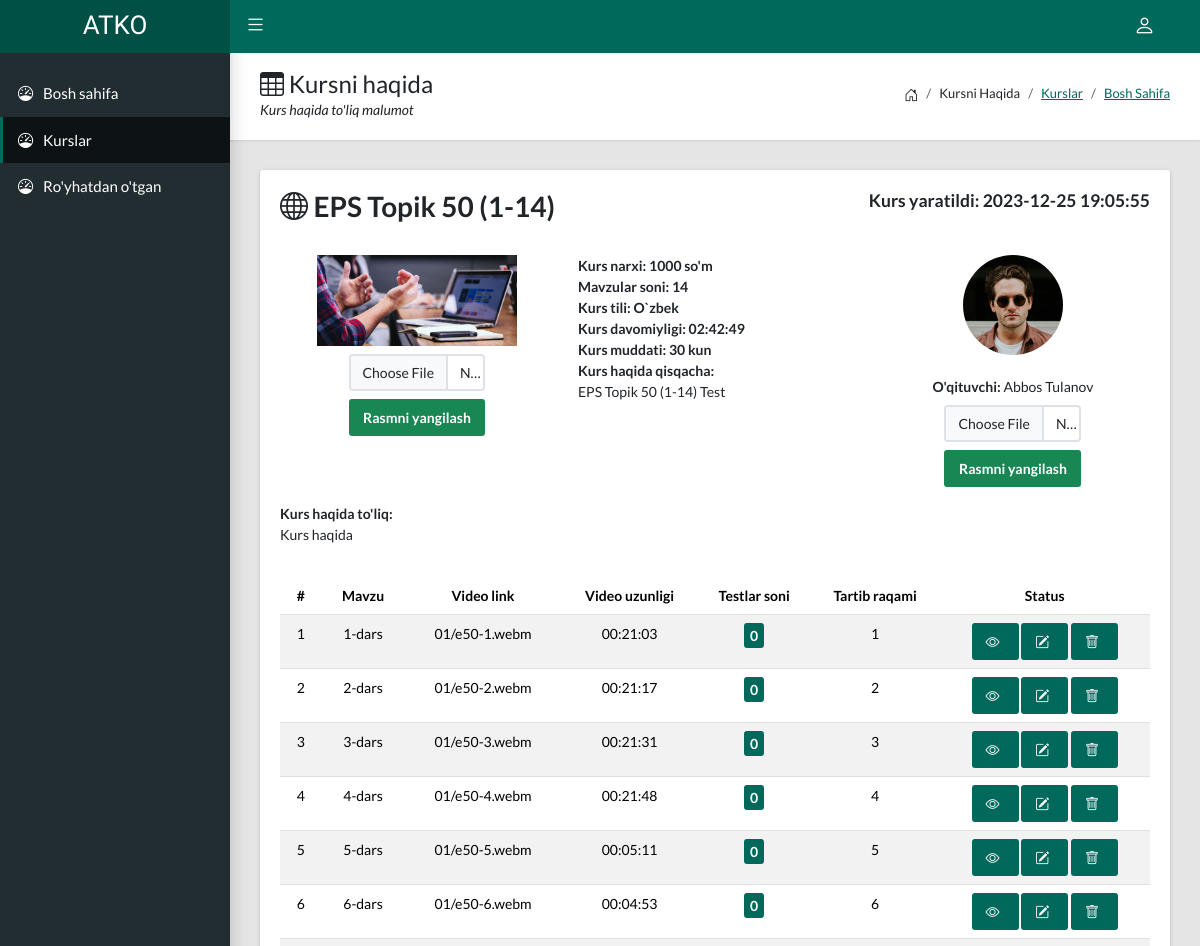
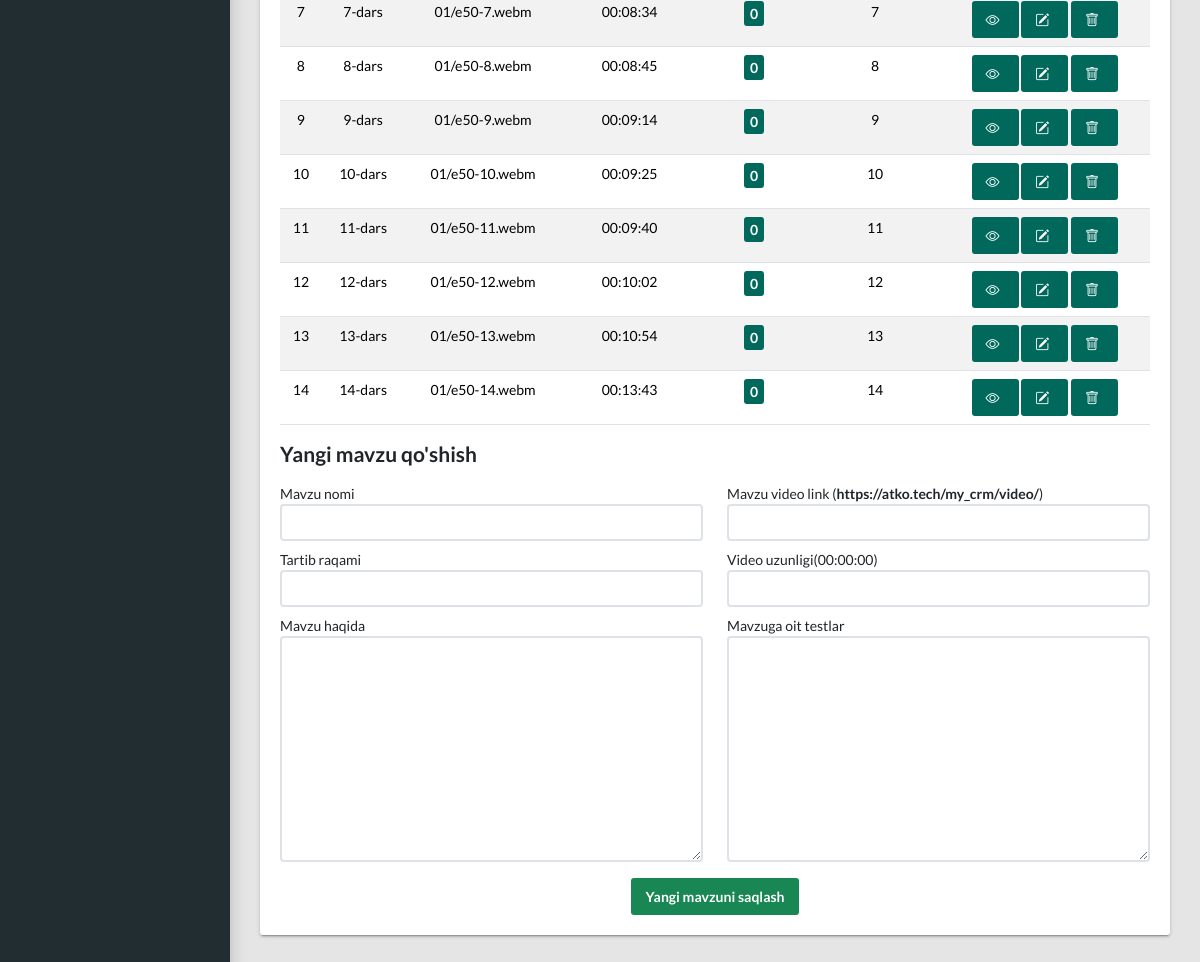
Page /admin/cours_eye.php?CoursID=1703531155 (signed in) on the committed database (2 pictures, top to bottom).
### tables this page shows
CREATE TABLE `cours` (
  `id` int(11) NOT NULL,
  `CoursID` varchar(20) NOT NULL,
  `CoursName` varchar(70) NOT NULL,
  `CoursText` varchar(70) NOT NULL,
  `CoursAbout` longtext NOT NULL,
  `CoursPrice` varchar(20) NOT NULL,
  `CoursImage` varchar(120) NOT NULL,
  `CoursMavzu` int(3) NOT NULL,
  `CoursTil` varchar(11) NOT NULL,
  `CoursDavomiy` varchar(8) NOT NULL,
  `CoursTecher` varchar(70) NOT NULL,
  `TecherImage` varchar(120) NOT NULL,
  `Muddat` int(100) NOT NULL,
  `Data` timestamp NOT NULL DEFAULT current_timestamp()
);

CREATE TABLE `coues_mavzu` (
  `id` int(11) NOT NULL,
  `CoursID` varchar(25) NOT NULL,
  `MavzuID` varchar(25) NOT NULL,
  `MavzuName` varchar(70) NOT NULL,
  `MavzuAbout` longtext NOT NULL,
  `MavzuLugat` longtext NOT NULL,
  `Video` varchar(150) NOT NULL,
  `VideoLine` varchar(9) NOT NULL,
  `MavzuNumber` int(3) NOT NULL,
  `Name1` varchar(100) NOT NULL,
  `Name2` varchar(100) NOT NULL,
  `Data` timestamp NOT NULL DEFAULT current_timestamp()
);

### admin/cours_eye.php (the view, shortened to what this page needs)
<!DOCTYPE html>
<?php
  include("../config/confige.php");
  $sql = "SELECT * FROM `cours` WHERE `CoursID`='".$_GET['CoursID']."'";
  $res = $conn->query($sql);
  $row = $res->fetch();
?>
<html lang="en">
  <head>
    <link rel="stylesheet" type="text/css" href="css/main.css">
    <link rel="stylesheet" type="text/css" href="https://cdn.jsdelivr.net/npm/bootstrap-icons@1.10.5/font/bootstrap-icons.css">
  </head>
  <body class="app sidebar-mini">
    <header class="app-header"><a class="app-header__logo" href="index.php">ATKO</a>
        <a class="app-sidebar__toggle" href="#" data-toggle="sidebar" aria-label="Hide Sidebar"></a>
        <ul class="app-nav">
          <li class="dropdown"><a class="app-nav__item" href="#" data-bs-toggle="dropdown" aria-label="Open Profile Menu"><i class="bi bi-person fs-4"></i></a>
          </li>
        </ul>
    </header>
    <aside class="app-sidebar">
        <ul class="app-menu">
          <li>
            <a class="app-menu__item" href="index.php">
              <i class="app-menu__icon bi bi-speedometer"></i><span class="app-menu__label">Bosh sahifa</span>
            </a>
          </li>
          <li>
            <a class="app-menu__item active" href="cours.php">
              <i class="app-menu__icon bi bi-speedometer"></i><span class="app-menu__label">Kurslar</span>
            </a>
          </li>
          <li>
            <a class="app-menu__item" href="users.php">
              <i class="app-menu__icon bi bi-speedometer"></i><span class="app-menu__label">Ro'yhatdan o'tgan</span>
            </a>
          </li>
        </ul>
    </aside>
    <main class="app-content">
        <div class="app-title">
            <div>
                <h1><i class="bi bi-table"></i> Kursni haqida</h1>
                <p>Kurs haqida to'liq malumot</p>
            </div>
                <ul class="app-breadcrumb breadcrumb side">
                <li class="breadcrumb-item"><i class="bi bi-house-door fs-6"></i></li>
                <li class="breadcrumb-item">Kursni haqida</li>
                <li class="breadcrumb-item "><a href="cours.php">Kurslar</a></li>
                <li class="breadcrumb-item active"><a href="index.php">Bosh sahifa</a></li>
            </ul>
        </div>
        <div class="row">
            <div class="col-md-12">
                <div class="tile">
                    <section class="invoice">
                        <div class="row mb-4">
                            <div class="col-6">
                                <h2 class="page-header"><i class="bi bi-globe"></i> <?php echo $row['CoursName']; ?></h2>
                            </div>
                            <div class="col-6">
                                <h5 class="text-end">Kurs yaratildi: <?php echo $row['Data']; ?></h5>
                            </div>
                        </div>
                        <div class="row invoice-info">
                            <div class="col-lg-4 text-center">
                                <img src="../img/kurs/<?php echo $row['CoursImage']; ?>" style="width:200px">
                                <form action="./connect/cours/cours_image_edet.php?CoursID=<?php echo $_GET['CoursID']; ?>" method="POST" enctype="multipart/form-data">
                                    <input type="file" name="CoursImage" class="form-control w-50 my-2" style="margin: 0 auto;" required>
                                    <button class="btn btn-success w-50" name="EditImageCours">Rasmni yangilash</button>
                                </form>
                            </div>
                            <div class="col-lg-4">
                                <address>
                                    <strong>Kurs narxi: </strong> <b><?php echo $row['CoursPrice']; ?> so'm</b><br>
                                    <strong>Mavzular soni: </strong> <b><?php echo $row['CoursMavzu']; ?></b><br>
                                    <strong>Kurs tili: </strong> <b><?php echo $row['CoursTil']; ?></b><br>
                                    <strong>Kurs davomiyligi: </strong> <b><?php echo $row['CoursDavomiy']; ?></b><br>
                                    <strong>Kurs muddati: </strong> <b><?php echo $row['Muddat']; ?> kun</b><br>
                                    <strong>Kurs haqida qisqacha: </strong> <br>
                                    <p><?php echo $row['CoursText']; ?></p>
                                </address>
                            </div>
                            <div class="col-lg-4 text-center">
                                <b><img src="../img/techer/<?php echo $row['TecherImage']; ?>" style="width:100px;height:100px;border-radius: 50%;"></b><br><br>
                                <b>O'qituvchi: </b><?php echo $row['CoursTecher']; ?><br>
                                <form action="./connect/cours/cours_tech_img_edit.php?CoursID=<?php echo $_GET['CoursID']; ?>" method="post"  enctype="multipart/form-data">
                                    <input type="file" name="CoursImage2" class="form-control w-50 my-2" style="margin: 0 auto;" required>
                                    <button class="btn btn-success w-50" name="EditImageTech">Rasmni yangilash</button>
                                </form>
                            </div>
                        </div>
                        <div class="row">
                            <div class="col-12 my-3">
                                <strong>Kurs haqida to'liq: </strong><br>
                                <p><?php echo $row['CoursAbout']; ?></p>
                            </div>
                            <div class="col-12 table-responsive">
                                <table class="table table-striped text-center">
                                    <thead>
                                        <tr>
                                            <th>#</th>
                                            <th>Mavzu</th>
                                            <th>Video link</th>
                                            <th>Video uzunligi</th>
                                            <th>Testlar soni</th>
                                            <th>Tartib raqami</th>
                                            <th>Status</th>
                                        </tr>
                                    </thead>
                                    <tbody>
                                        <?php
                                            $sql1 = "SELECT * FROM `coues_mavzu` WHERE `CoursID`='".$_GET['CoursID']."' ORDER BY `MavzuNumber` ASC";
                                            $res1 = $conn->query($sql1);
                                            $i = 1;
                                            while ($row1 = $res1->fetch()) {
                                        ?>
                                        <tr>
                                            <td><?php echo $i; ?></td>
                                            <td><?php echo $row1['MavzuName']; ?></td>
                                            <td><?php echo $row1['Video']; ?></td>
                                            <td><?php echo $row1['VideoLine']; ?></td>
                                            <?php
                                                $t = 0;
                                            ?>
                                            <td><a class="btn btn-primary p-0 px-1"><?php echo $t; ?></a></td>
                                            <td><?php echo $row1['MavzuNumber']; ?></td>
                                            <td class="text-center">
                                                <a class="btn btn-primary" href="cours_mavzu_eye.php?CoursID=<?php echo $_GET['CoursID']; ?>&MavzuID=<?php echo $row1['MavzuID']; ?>"><i class="bi bi-eye"></i></a>
                                                <a class="btn btn-primary" href="cours_mavzu_edit.php?CoursID=<?php echo $_GET['CoursID']; ?>&MavzuID=<?php echo $row1['MavzuID']; ?>"><i class="bi bi-pencil-square"></i></a>
                                                <a class="btn btn-primary" href="./connect/cours/cours_mavzu_del.php?CoursID=<?php echo $_GET['CoursID']; ?>&MavzuID=<?php echo $row1['MavzuID']; ?>"><i class="bi bi-trash"></i></a>
                                            </td>
                                        </tr>
                                        <?php $i++; } ?>
                                    </tbody>
                                </table>
                            </div>
                        </div>
                        <form action="./connect/cours/cours_mavzu_plus.php?CoursID=<?php echo $_GET['CoursID']; ?>" method="POST">
                            <div class="row">
                                <div class="col-lg-12">
                                    <h4>Yangi mavzu qo'shish</h4>
                                </div>
                                <div class="col-lg-6">
                                    <label class="mt-2">Mavzu nomi</label>
                                    <input type="text" name="Mavzu" class="form-control" required>
                                    <label class="mt-2">Tartib raqami</label>
                                    <input type="number" name="MavzuNumber" class="form-control" required>
                                    <label class="mt-2">Mavzu haqida</label>
                                    <textarea cols="30" name="MavzuAbout" rows="10" class="form-control"></textarea>
                                </div>
                                <div class="col-lg-6">
                                    <label class="mt-2">Mavzu video link (<b>https://atko.tech/my_crm/video/</b>)</label>
                                    <input type="text" name="VideoLink" class="form-control" required>
                                    <label class="mt-2">Video uzunligi(00:00:00)</label>
                                    <input type="text" name="VideoLine" class="form-control" required>
                                    <label class="mt-2">Mavzuga oit testlar</label>
                                    <textarea cols="30" name="MavzuTest" rows="10" class="form-control"></textarea>
                                </div>
                                <div class="col-12 text-center">
                                    <button class="btn btn-success mt-3" name="MavzuPlus">Yangi mavzuni saqlash</button>
                                </div>
                            </div>
                        </form>
                    </section>
                </div>
            </div>
        </div>
    </main>
    <link rel="stylesheet" href="https://cdn.datatables.net/v/bs5/dt-1.13.4/datatables.min.css">
  </body>
</html>

### rows in the picture
cours: CoursName "EPS Topik 50 (1-14)", Data "2023-12-25 19:05:55", CoursImage (picture), CoursPrice "1000", CoursMavzu "14", CoursTil "O`zbek", CoursDavomiy "02:42:49", Muddat "30", CoursText "EPS Topik 50 (1-14) Test", TecherImage (picture), CoursTecher "Abbos Tulanov", CoursAbout "Kurs haqida"
coues_mavzu: MavzuName "1-dars", Video "01/e50-1.webm", VideoLine "00:21:03", t "0", MavzuNumber "1"
coues_mavzu: MavzuName "2-dars", Video "01/e50-2.webm", VideoLine "00:21:17", t "0", MavzuNumber "2"
coues_mavzu: MavzuName "3-dars", Video "01/e50-3.webm", VideoLine "00:21:31", t "0", MavzuNumber "3"
coues_mavzu: MavzuName "4-dars", Video "01/e50-4.webm", VideoLine "00:21:48", t "0", MavzuNumber "4"
coues_mavzu: MavzuName "5-dars", Video "01/e50-5.webm", VideoLine "00:05:11", t "0", MavzuNumber "5"
coues_mavzu: MavzuName "6-dars", Video "01/e50-6.webm", VideoLine "00:04:53", t "0", MavzuNumber "6"
coues_mavzu: MavzuName "7-dars", Video "01/e50-7.webm", VideoLine "00:08:34", t "0", MavzuNumber "7"
coues_mavzu: MavzuName "8-dars", Video "01/e50-8.webm", VideoLine "00:08:45", t "0", MavzuNumber "8"
coues_mavzu: MavzuName "9-dars", Video "01/e50-9.webm", VideoLine "00:09:14", t "0", MavzuNumber "9"
coues_mavzu: MavzuName "10-dars", Video "01/e50-10.webm", VideoLine "00:09:25", t "0", MavzuNumber "10"
coues_mavzu: MavzuName "11-dars", Video "01/e50-11.webm", VideoLine "00:09:40", t "0", MavzuNumber "11"
coues_mavzu: MavzuName "12-dars", Video "01/e50-12.webm", VideoLine "00:10:02", t "0", MavzuNumber "12"
coues_mavzu: MavzuName "13-dars", Video "01/e50-13.webm", VideoLine "00:10:54", t "0", MavzuNumber "13"
coues_mavzu: MavzuName "14-dars", Video "01/e50-14.webm", VideoLine "00:13:43", t "0", MavzuNumber "14"
